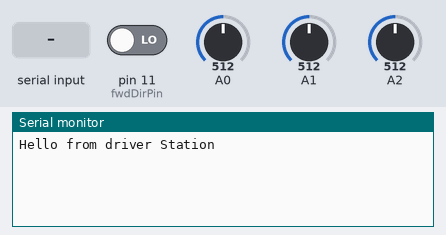
The sketch below on a simulated Arduino Uno, built with avr-gcc and run on an emulated ATmega328P. On the bench: the last lines printed to the serial monitor. The inputs (shaded band) are chosen by the test bench; at power-on: pin 11 (fwdDirPin) LOW, A0 = 512, A1 = 512, A2 = 512.

Above: at 1.2 s.
1.3 s: "1" received over the second serial link
At 2.5 s:
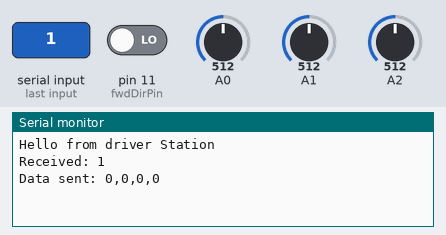
2.8 s: "0" received over the second serial link
At 3.6 s:
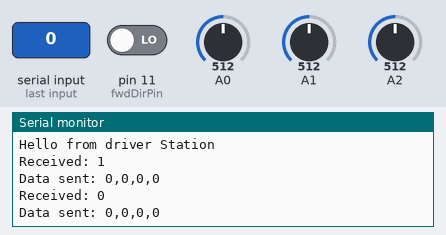

The sketch:

teleOpOmniDriverSta.ino
```cpp
/*
 3 channel (joystick) control for omni-wheel car
 Allow jumper selectable 'FWD direction' for car.

 Calculate motor speeds & send drive values to car
 as four comma separated values: v1,v2,v3,v4
 ***********************************************
 Joystick (3 DOF):

 X-axis (R/L sideways)
 Y-axis (Fwd/Rev)
 Theta-Z (spin)

         +Y
     Q2   |   Q1
          |
 -X ---- J/S ---- +X
          |
     Q3   |   Q4
         -Y

 Note designation of four 'quadrants'
 *************************************************
 Car moves in same direction as Joystick:
 FWD dir of car corresponds to +Y dir of joystick

            ^
           FWD
            |
          _____
         |_____|
   Q2    /  |  \   Q1
       /    M2   \
  _  /             \ _
 | |                | |
 | |--M3   CAR  M4--| |
 |_|                |_|
     \             /
       \    M1   /
   Q3    \__|__/    Q4
         |_____|

 For example:

 Moving joystick in +Y direction sends car FWD.
 M4 runs CW and M3 runs CCW at same speed.

 Moving joystick to the right sends car sideways.
 M1 runs CW and M2 runs CCW at same speed.

 Twisting joystick CW (theta-Z) spins car CW.
 All four motors run CCW at same speed.
 ************************************************
 It is easy to change car's FWD direction (by 45 deg):
 1. convert rect joystick coords to polar
 2. add 45 deg to angle
 3. convert back to rect coords
          _____
         |_____|
         /  |  \
       /    M3   \
  _  /             \ _
 | |                | |
 | |--M1   CAR  M2--| |---> 'natural' FWD dir
 |_|                |_|
     \             /
       \    M4   / \
         \__|__/     \
         |_____|     _\|
                  'new' FWD dir
                 (rotated 45 deg)
*/

/*
 * Move blue-tooth to a softwareSerial port.
 * This will leave pins 1 and 2 for debugging by IDE
*/
#include <math.h>
#define fwdDirPin 11
#define VMIN 5
#define pi 3.14159
#include <SoftwareSerial.h>
SoftwareSerial ssBT(9, 8); // BlueToothSerial(Tx, Rx)

double X = 0;   // Joystick X axis value
double Y = 0;   // Joystick Y axis value
double Z = 0;   // Joystick theta-Z value
double R, T;    // polar coords (R, Theta)
double X0, Y0, Z0;  // Joystick "center" (rest) values
String inString;  // incoming acknowledgement from car

void setup() {
  Serial.begin(9600); // For diagnostic communication w/ IDE
  pinMode(fwdDirPin, INPUT); // set HIGH to change fwd dir
  // get joystick 'rest' positions
  X0 = analogRead(A0);
  Y0 = analogRead(A1);
  Z0 = analogRead(A2);
  Serial.println("Hello from driver Station");
  // start serial port and wait for it to open
  ssBT.begin(9600);
  ssBT.setTimeout(50);
  // send initial string to car
  ssBT.println("0,0,0,0");
}

void loop() {
  // if we get an acknowledgement from car:
  if (ssBT.available() > 0) {
    inString = ssBT.readString();
    Serial.print("Received: ");
    Serial.println(inString);
    X = analogRead(A0) - X0;
    Y = analogRead(A1) - Y0;
    Z = analogRead(A2) - Z0;
    // map +/- 512 to +/- 255:
    X = X/2;
    Y = Y/2;
    Z = Z/4; // reduce gain for spin
    // use jumper to set fwdDirPin HIGH or LOW
    if (digitalRead(fwdDirPin) == HIGH) {
      r2p(); // convert rect coords to polar
      T = T + pi/4; // rotate 'FWD' dir by pi/4 (45 deg)
      p2r(); // convert polar coords back to rect
    }
    int v1,v2,v3,v4;  //; motor drive values
    v4 = Y+Z;
    v3 = -Y+Z;
    v2 = X+Z;
    v1 = -X+Z;
    // keep motors quiet at very low drive values
    if (abs(v1) < VMIN) {v1=0;}
    if (abs(v2) < VMIN) {v2=0;}
    if (abs(v3) < VMIN) {v3=0;}
    if (abs(v4) < VMIN) {v4=0;}
    String strV1 = String(v1);
    String strV2 = String(v2);
    String strV3 = String(v3);
    String strV4 = String(v4);
    // send motor speed values to car:
    ssBT.println(strV1+","+strV2+","+strV3+","+strV4);
    ssBT.flush();
    Serial.print("Data sent: ");
    Serial.println(strV1+","+strV2+","+strV3+","+strV4);
  }
}

void r2p() {
  R = sqrt(X*X + Y*Y);
  T = atan(Y/X);
  // arctan is tricky... add pi for quadrants 2 & 3
  if (X<0){
    T += pi;
  }
}

void p2r() {
  X = R * cos(T);
  Y = R * sin(T);
}
```

Measured:
- after the input at 1.3 s, the serial monitor: prints a new line after 0.05 s (image 1)
- after the input at 2.8 s, the serial monitor: prints a new line after 0.05 s (image 2)
